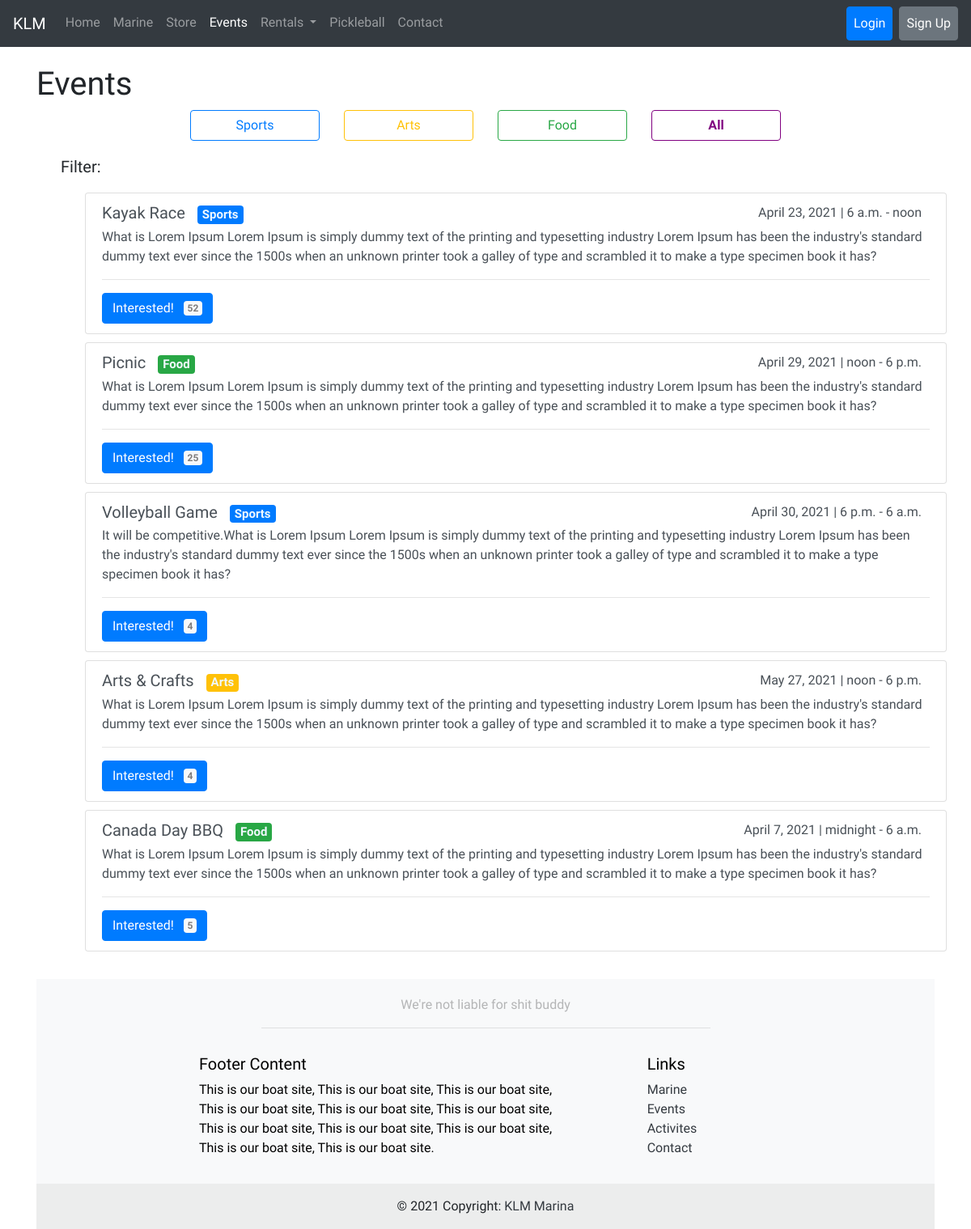
Page /events/ on the earlier database version.
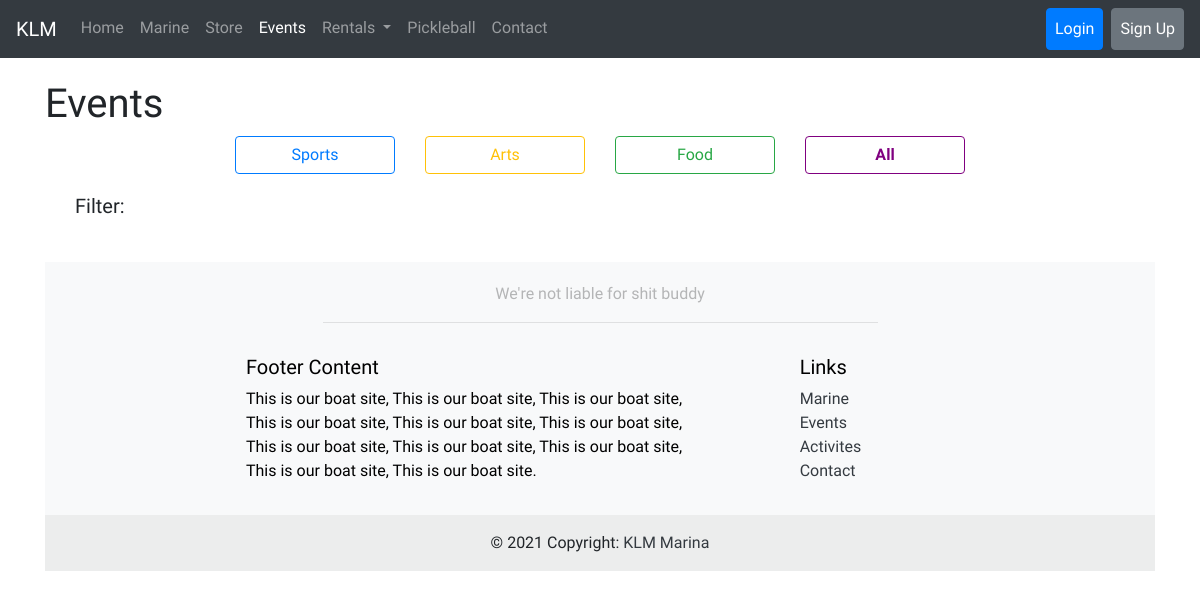
Same page on the later database version.
### boats/models.py (models this page shows)
class Event(models.Model):
	name = models.CharField(max_length=120)
	description = models.TextField()
	date = models.DateField()
	startTime = models.TimeField()
	endTime = models.TimeField()
	Interested = models.IntegerField(default=0)
	SPORTS = "Sports"
	ARTS = "Arts"
	FOOD = "Food"
	NA = 'NA'
	category_choices = [
		(SPORTS, 'Sports'),
		(ARTS, 'Arts'),
		(FOOD, 'Food'),
		(NA, 'NA')
	]
	category = models.CharField(choices=category_choices, max_length=10, default=NA)

### boats/views.py (the view)
# urls.py: path('events/', boat_views.events_view, name='events'),
def events_view(request):
	events = Event.objects.all()
	context = {
		'events': events
	}
	return render(request, 'boats/events.html', context)

### boats/templates/boats/events.html (shortened to what this page needs)
{% extends 'base.html' %}
{% load static %}
{% block main_content %}
<div class='container top-container pt-4'>
	<div class='row'>
		<div class='col-12 text-md-left text-center'>
			<h1>Events</h1>
		</div>
    </div>
    <div class='row'>
        <div class='col-md-2 col-12 offset-md-2 mb-2 mb-md-0'>
            <a href="{% url 'events_filter' event_id='Sports' %}" type="button" class="btn btn-outline-primary w-100">Sports</a>
        </div>
        <div class='col-md-2 col-12 mb-2 mb-md-0'>
             <a href="{% url 'events_filter' event_id='Arts' %}" type="button" class="btn btn-outline-warning w-100">Arts</a>
        </div>
        <div class='col-md-2 col-12 mb-2 mb-md-0'>
           <a href="{% url 'events_filter' event_id='Food' %}" type="button" class="btn btn-outline-success w-100">Food</a>
        </div>
        <div class='col-md-2 col-12 mb-2 mb-md-0'>
            <a href="{% url 'events_filter' event_id='NA' %}" type="button" class="btn benhoganbutton w-100">All</a>
        </div>
    </div>
        <h5 style='margin-top: 20px; margin-left: 30px;'>Filter:</h5>
    <div class='row' style="margin-top: 20px; margin-left: 60px;">
        {% for event in events %}
        <div class="list-group" style='margin-bottom: 10px;'>
            <div class="list-group-item list-group-item-action" aria-current="true">
                <div class="d-flex w-100 justify-content-between">
                <h5 class="mb-1">
                    {{ event.name }}
                    {% if  event.category == 'Sports' %}
                    <span class="badge rounded-pill bg-primary" style="margin-left: 10px; color: aliceblue;">
                        {{ event.category }}
                    </span>
                    {% elif event.category == 'Arts'%}
                    <span class="badge rounded-pill bg-warning" style="margin-left: 10px; color: aliceblue;">
                        {{ event.category }}
                    </span>
                    {% else %}
                    <span class="badge rounded-pill bg-success" style="margin-left: 10px; color: aliceblue;">
                        {{ event.category }}
                    </span>
                    {% endif %}
                </h5>
                <div>
                    <div style="margin-right: 10px;">{{ event.date }} | {{ event.startTime }} - {{ event.endTime }}</div>
                </div>
                </div>
                <p class="mb-1">{{ event.description }}</p>
                <hr>
                <a href="{% url 'events_interested' event_id=event.pk %}" type="submit" class="btn btn-primary">
                    Interested!
                    <span style="margin-left: 8px; color: rgb(126, 124, 124);" class="badge rounded-pill bg-light">{{ event.Interested }}</span>
                </a>
            </div>
        </div>
        {% endfor %}
    </div>
{% endblock %}

### templates/base.html (shortened to what this page needs)
<!doctype html>
<html>
<head>
	{% load static %}
	<link rel="stylesheet" href="{% static 'css/bootstrap.css' %}">
	<link rel="stylesheet" type="text/css" href="{% static 'css/main.css' %}">
</head>
<body>
<div class='fixed-top'>
	{% include 'navbar.html' %}
</div>
{% block main_content %}
{% endblock %}
<footer class='sticky-bottom'>
	{% include 'footer.html' %}
</footer>
</body>
</html>

### templates/navbar.html (shortened to what this page needs)
<nav class="navbar navbar-expand-lg navbar-dark bg-dark">
  <div class="navbar-brand" href="#">KLM</div>
  <div class="collapse navbar-collapse" id="navbarNavAltMarkup">
    <div class="navbar-nav w-100">
      <a class="nav-item nav-link" href="{% url 'main' %}">Home <span class="sr-only">(current)</span></a>
      <a class="nav-item nav-link" href="{% url 'marine' %}">Marine</a>
      <a class="nav-item nav-link" href="{% url 'marine' %}">Store</a>
      <a class="nav-item nav-link" href="{% url 'events' %}">Events</a>
      <li class="nav-item dropdown">
        <a class="nav-link dropdown-toggle" href="{% url 'activities' %}" id="navbarDropdown" role="button" data-toggle="dropdown" aria-haspopup="true" aria-expanded="false">
          Rentals
        </a>
      </li>
      <a class="nav-item nav-link" href="{% url 'land_activities' %}">Pickleball</a>
      <a class="nav-item nav-link" href="{% url 'contact' %}">Contact</a>
      {% if user.is_authenticated %}
      <a class="btn btn-outline-primary text-white ml-lg-auto" href="#">My Profile</a>
      <a class="btn btn-secondary text-white ml-lg-2 mt-lg-0 mt-2" href="{% url 'logout' %}">Logout</a>
      {% else %}
      <a class="btn btn-primary text-white nav-item nav-link ml-lg-auto" href="{% url 'login' %}">Login</a>
      <a class="btn btn-secondary ml-lg-2 text-white nav-item nav-link" href="{% url 'signup' %}">Sign Up</a>
      {% endif %}
    </div>
  </div>
</nav>

### templates/footer.html
<footer class="mt-4 bg-light text-lg-start">
	<div class="text-center" style="padding-top: 20px; color: rgb(180, 181, 182);">
		We're not liable for shit buddy
	</div>
	<hr style="width:50%">
	<div class="container p-3">
	  <div class="row" style="color:rgb(0, 0, 0)">
		<div class="col-lg-8" style="padding-right: 75px; padding-left: 200px;" >
		  <h5 class="text">Footer Content</h5>
		  <p>
			This is our boat site, This is our boat site, This is our boat site, This is our boat site,
			This is our boat site, This is our boat site, This is our boat site, This is our boat site,
			This is our boat site, This is our boat site, This is our boat site.
		  </p>
		</div>
		<div class="col-lg-4">
		  <h5 class="text">Links</h5>
		  <ul class="list-unstyled">
			<li>
			  <a href="#!" class="text-dark">Marine</a>
			</li>
			<li>
			  <a href="#!" class="text-dark">Events</a>
			</li>
			<li>
			  <a href="#!" class="text-dark">Activites</a>
			</li>
			<li>
			  <a href="#!" class="text-dark">Contact</a>
			</li>
		  </ul>
		</div>
	  </div>
	</div>
	<div class="text-center p-3" style="background-color: rgba(230, 230, 230, 0.65);">
	  © 2021 Copyright:
	  <a class="text-dark" href="https://mdbootstrap.com/">KLM Marina</a>
	</div>
  </footer>

### static/css/main.css (style rules this page uses)
html, body { font-family: 'Josefin Sans', serif; height: 100%; width: 100%; }
.top-container { margin-top: 56px; }
.benhoganbutton { color: purple; border-color: purple; font-weight: bold; }

Differences in the rows shown:
removed Event: name "Kayak Race", category "Sports", date "April 23, 2021", startTime "6 a.m.", endTime "noon", description "What is Lorem Ipsum Lorem Ipsum is simply dummy text of the printing and typesetting industry Lorem Ipsum has been the industry's standard dummy text ever since the 1500s when an unknown printer took a galley of type and scrambled it to make a type specimen book it has?", Interested "52"
removed Event: name "Picnic", category "Food", date "April 29, 2021", startTime "noon", endTime "6 p.m.", description "What is Lorem Ipsum Lorem Ipsum is simply dummy text of the printing and typesetting industry Lorem Ipsum has been the industry's standard dummy text ever since the 1500s when an unknown printer took a galley of type and scrambled it to make a type specimen book it has?", Interested "25"
removed Event: name "Volleyball Game", category "Sports", date "April 30, 2021", startTime "6 p.m.", endTime "6 a.m.", description "It will be competitive.What is Lorem Ipsum Lorem Ipsum is simply dummy text of the printing and typesetting industry Lorem Ipsum has been the industry's standard dummy text ever since the 1500s when an unknown printer took a galley of type and scrambled it to make a type specimen book it has?", Interested "4"
removed Event: name "Arts & Crafts", category "Arts", date "May 27, 2021", startTime "noon", endTime "6 p.m.", description "What is Lorem Ipsum Lorem Ipsum is simply dummy text of the printing and typesetting industry Lorem Ipsum has been the industry's standard dummy text ever since the 1500s when an unknown printer took a galley of type and scrambled it to make a type specimen book it has?", Interested "4"
removed Event: name "Canada Day BBQ", category "Food", date "April 7, 2021", startTime "midnight", endTime "6 a.m.", description "What is Lorem Ipsum Lorem Ipsum is simply dummy text of the printing and typesetting industry Lorem Ipsum has been the industry's standard dummy text ever since the 1500s when an unknown printer took a galley of type and scrambled it to make a type specimen book it has?", Interested "5"
